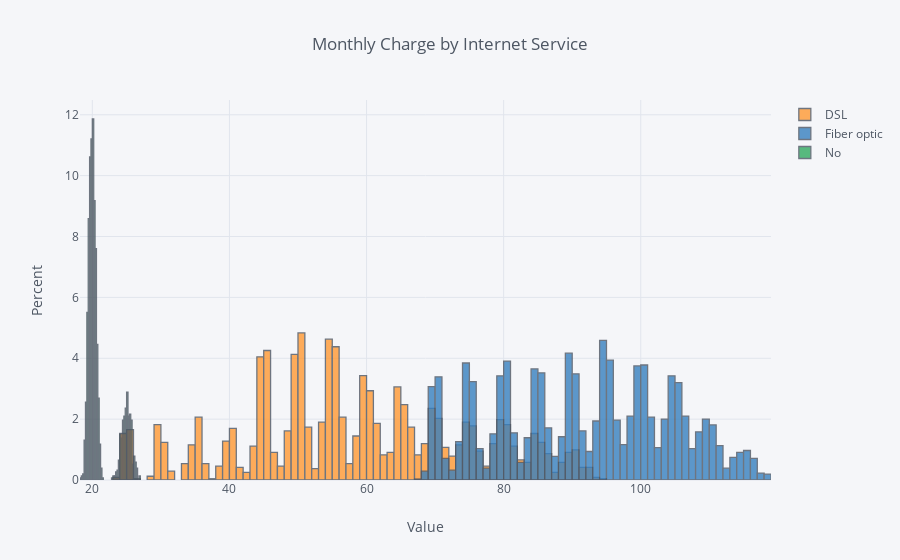

Notebook source saved alongside this figure:
### Code cell
#histnorm argument:
data2 = df.pivot_table(values='MonthlyCharges', columns='InternetService', 
                      index='customerID', aggfunc='sum')

data2.iplot(kind='hist', histnorm='percent', xTitle='Value', 
           yTitle='Percent', title='Monthly Charge by Internet Service')

### Figure 1 — Plotly figure (JSON) as saved in the notebook; plotly's stock layout.template omitted (floating-point values rounded to 4 significant figures; data arrays with more than 128 entries replaced by an {"elided": "..."} marker saying what was removed)
{"data": [{"histfunc": "count", "histnorm": "percent", "marker": {"color": "rgba(255, 153, 51, 1.0)", "line": {"color": "#4D5663", "width": 1.3}}, "name": "DSL", "opacity": 0.8, "orientation": "v", "type": "histogram", "uid": "be1d1824-8ea8-45d9-a366-34211e9c8cec", "x": {"elided": "7043 float values"}}, {"histfunc": "count", "histnorm": "percent", "marker": {"color": "rgba(55, 128, 191, 1.0)", "line": {"color": "#4D5663", "width": 1.3}}, "name": "Fiber optic", "opacity": 0.8, "orientation": "v", "type": "histogram", "uid": "d7e7c91c-df45-48c2-aa28-e05a92cada53", "x": {"elided": "7043 float values"}}, {"histfunc": "count", "histnorm": "percent", "marker": {"color": "rgba(50, 171, 96, 1.0)", "line": {"color": "#4D5663", "width": 1.3}}, "name": "No", "opacity": 0.8, "orientation": "v", "type": "histogram", "uid": "fc62d09d-d0fb-4d9b-9461-5e020e46a2b9", "x": {"elided": "7043 float values"}}], "layout": {"barmode": "overlay", "legend": {"bgcolor": "#F5F6F9", "font": {"color": "#4D5663"}}, "paper_bgcolor": "#F5F6F9", "plot_bgcolor": "#F5F6F9", "title": {"font": {"color": "#4D5663"}, "text": "Monthly Charge by Internet Service"}, "xaxis": {"gridcolor": "#E1E5ED", "showgrid": true, "tickfont": {"color": "#4D5663"}, "title": {"font": {"color": "#4D5663"}, "text": "Value"}, "zerolinecolor": "#E1E5ED"}, "yaxis": {"gridcolor": "#E1E5ED", "showgrid": true, "tickfont": {"color": "#4D5663"}, "title": {"font": {"color": "#4D5663"}, "text": "Percent"}, "zerolinecolor": "#E1E5ED"}}}
